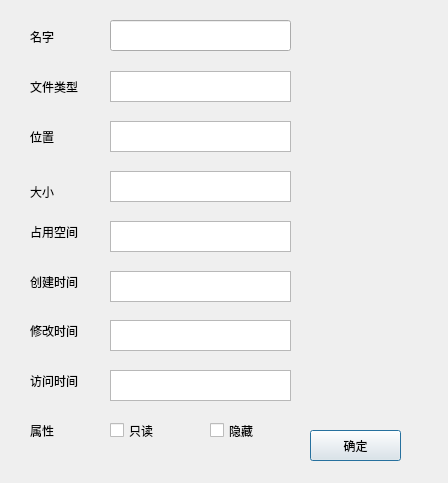
<?xml version="1.0" encoding="UTF-8"?>
<ui version="4.0">
 <class>showFileAtt</class>
 <widget class="QDialog" name="showFileAtt">
  <property name="geometry">
   <rect>
    <x>0</x>
    <y>0</y>
    <width>448</width>
    <height>483</height>
   </rect>
  </property>
  <property name="windowTitle">
   <string>Dialog</string>
  </property>
  <widget class="QPushButton" name="pushButton">
   <property name="geometry">
    <rect>
     <x>310</x>
     <y>430</y>
     <width>91</width>
     <height>31</height>
    </rect>
   </property>
   <property name="text">
    <string>确定</string>
   </property>
  </widget>
  <widget class="QLabel" name="label">
   <property name="geometry">
    <rect>
     <x>30</x>
     <y>71</y>
     <width>71</width>
     <height>31</height>
    </rect>
   </property>
   <property name="text">
    <string>文件类型</string>
   </property>
  </widget>
  <widget class="QLabel" name="label_7">
   <property name="geometry">
    <rect>
     <x>30</x>
     <y>21</y>
     <width>71</width>
     <height>31</height>
    </rect>
   </property>
   <property name="text">
    <string>名字</string>
   </property>
  </widget>
  <widget class="QLabel" name="label_4">
   <property name="geometry">
    <rect>
     <x>30</x>
     <y>181</y>
     <width>71</width>
     <height>21</height>
    </rect>
   </property>
   <property name="text">
    <string>大小</string>
   </property>
  </widget>
  <widget class="QLabel" name="label_8">
   <property name="geometry">
    <rect>
     <x>30</x>
     <y>221</y>
     <width>71</width>
     <height>21</height>
    </rect>
   </property>
   <property name="text">
    <string>占用空间</string>
   </property>
  </widget>
  <widget class="QTextBrowser" name="place">
   <property name="geometry">
    <rect>
     <x>110</x>
     <y>121</y>
     <width>181</width>
     <height>31</height>
    </rect>
   </property>
  </widget>
  <widget class="QLabel" name="label_2">
   <property name="geometry">
    <rect>
     <x>30</x>
     <y>121</y>
     <width>71</width>
     <height>31</height>
    </rect>
   </property>
   <property name="text">
    <string>位置</string>
   </property>
  </widget>
  <widget class="QLineEdit" name="name">
   <property name="geometry">
    <rect>
     <x>110</x>
     <y>20</y>
     <width>181</width>
     <height>31</height>
    </rect>
   </property>
  </widget>
  <widget class="QTextBrowser" name="type">
   <property name="geometry">
    <rect>
     <x>110</x>
     <y>71</y>
     <width>181</width>
     <height>31</height>
    </rect>
   </property>
  </widget>
  <widget class="QTextBrowser" name="occupyPlace">
   <property name="geometry">
    <rect>
     <x>110</x>
     <y>221</y>
     <width>181</width>
     <height>31</height>
    </rect>
   </property>
  </widget>
  <widget class="QTextBrowser" name="length">
   <property name="geometry">
    <rect>
     <x>110</x>
     <y>171</y>
     <width>181</width>
     <height>31</height>
    </rect>
   </property>
  </widget>
  <widget class="QTextBrowser" name="createTime">
   <property name="geometry">
    <rect>
     <x>110</x>
     <y>271</y>
     <width>181</width>
     <height>31</height>
    </rect>
   </property>
  </widget>
  <widget class="QLabel" name="label_9">
   <property name="geometry">
    <rect>
     <x>30</x>
     <y>271</y>
     <width>71</width>
     <height>21</height>
    </rect>
   </property>
   <property name="text">
    <string>创建时间</string>
   </property>
  </widget>
  <widget class="QTextBrowser" name="changeTime">
   <property name="geometry">
    <rect>
     <x>110</x>
     <y>320</y>
     <width>181</width>
     <height>31</height>
    </rect>
   </property>
  </widget>
  <widget class="QLabel" name="label_10">
   <property name="geometry">
    <rect>
     <x>30</x>
     <y>320</y>
     <width>71</width>
     <height>21</height>
    </rect>
   </property>
   <property name="text">
    <string>修改时间</string>
   </property>
  </widget>
  <widget class="QTextBrowser" name="visitTime">
   <property name="geometry">
    <rect>
     <x>110</x>
     <y>370</y>
     <width>181</width>
     <height>31</height>
    </rect>
   </property>
  </widget>
  <widget class="QLabel" name="label_11">
   <property name="geometry">
    <rect>
     <x>30</x>
     <y>370</y>
     <width>71</width>
     <height>21</height>
    </rect>
   </property>
   <property name="text">
    <string>访问时间</string>
   </property>
  </widget>
  <widget class="QLabel" name="label_12">
   <property name="geometry">
    <rect>
     <x>30</x>
     <y>420</y>
     <width>71</width>
     <height>21</height>
    </rect>
   </property>
   <property name="text">
    <string>属性</string>
   </property>
  </widget>
  <widget class="QCheckBox" name="readOnly">
   <property name="geometry">
    <rect>
     <x>110</x>
     <y>420</y>
     <width>81</width>
     <height>21</height>
    </rect>
   </property>
   <property name="text">
    <string>只读</string>
   </property>
  </widget>
  <widget class="QCheckBox" name="hide">
   <property name="geometry">
    <rect>
     <x>210</x>
     <y>420</y>
     <width>81</width>
     <height>21</height>
    </rect>
   </property>
   <property name="text">
    <string>隐藏</string>
   </property>
  </widget>
 </widget>
 <resources/>
 <connections/>
</ui>
